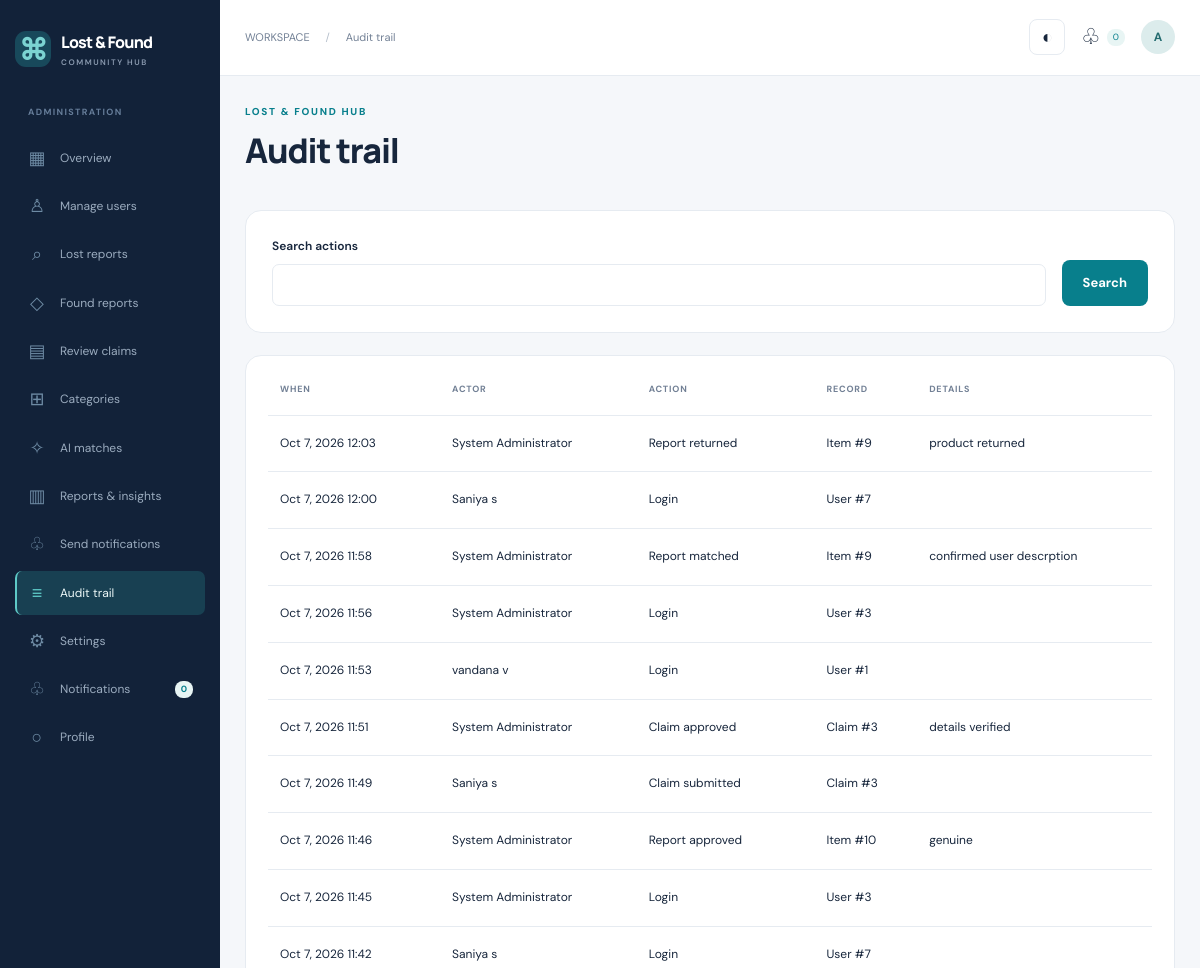
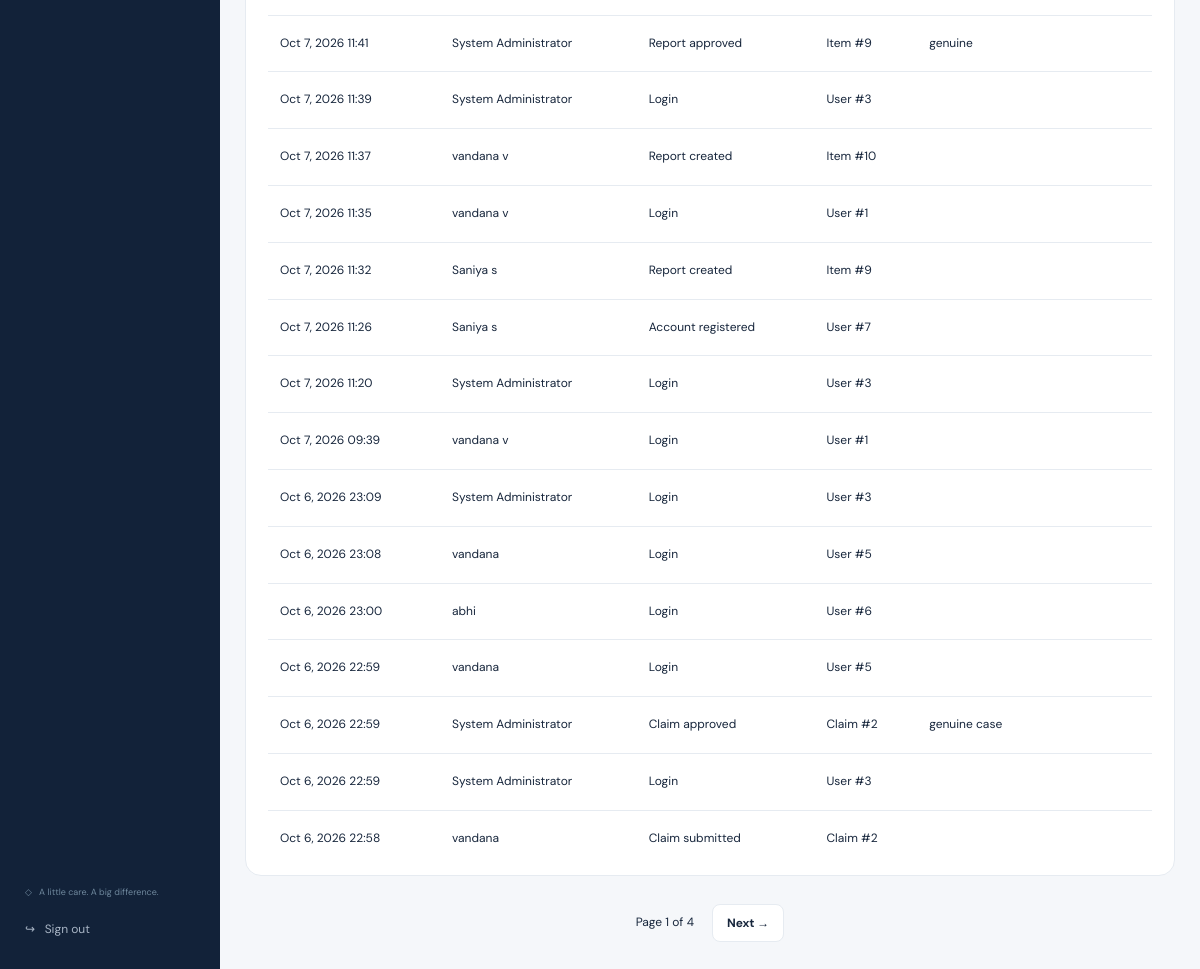
The app's page /portal/audit/ (signed in) with its own data (2 pictures, top to bottom).
### accounts/models.py (models this page shows, shortened)
class User(AbstractUser):
    email = models.EmailField(unique=True)
    full_name = models.CharField(max_length=150)
    phone = models.CharField(
        max_length=20,
        validators=[
            RegexValidator(r"^\+?[0-9 ()-]{7,20}$", "Enter a valid phone number.")
        ],
    )
    avatar = models.ImageField(upload_to=upload_path, blank=True)
    def __str__(self):
        return self.full_name or self.username

### core/models.py (models this page shows)
class AuditLog(models.Model):
    user = models.ForeignKey(
        settings.AUTH_USER_MODEL, null=True, on_delete=models.SET_NULL
    )
    action = models.CharField(max_length=100)
    entity_type = models.CharField(max_length=50)
    entity_id = models.CharField(max_length=64, blank=True)
    description = models.TextField(blank=True)
    ip_address = models.GenericIPAddressField(null=True, blank=True)
    timestamp = models.DateTimeField(auto_now_add=True)
    class Meta:
        ordering = ["-timestamp"]

### dashboard/views.py (the view)
# urls.py: path("portal/audit/", dashboard.audit_logs, name="audit_logs"),
@staff_required
def audit_logs(request):
    qs = AuditLog.objects.select_related("user")
    if request.GET.get("q"):
        qs = qs.filter(
            Q(action__icontains=request.GET["q"][:200])
            | Q(description__icontains=request.GET["q"][:200])
        )
    return render(
        request,
        "admin_panel/audit.html",
        {
            "title": "Audit trail",
            "page_obj": Paginator(qs, 25).get_page(request.GET.get("page")),
        },
    )

### core/services.py (called while the page is built)
def staff_required(view):
    @login_required
    @wraps(view)
    def wrapped(request, *args, **kwargs):
        if not request.user.is_active or not request.user.is_staff:
            raise PermissionDenied
        return view(request, *args, **kwargs)
    return wrapped

### core/templatetags/hub.py (called while the page is built)
@register.simple_tag(takes_context=True)
def querystring(context, **kwargs):
    params = context["request"].GET.copy()
    params.update(kwargs)
    return params.urlencode()

### notifications/context_processors.py (called while the page is built)
def inbox(request):
    if not request.user.is_authenticated:
        return {}
    notes = request.user.notifications.filter(is_read=False)
    return {"unread_count": notes.count(), "inbox_preview": notes[:4]}

### templates/admin_panel/audit.html
{% extends 'base.html' %}{% block content %}{% include 'components/heading.html' %}<form class="panel inline-form"><label>Search actions<input name="q" value="{{ request.GET.q }}"></label><button class="button">Search</button></form><div class="panel table-wrap"><table><thead><tr><th>When</th><th>Actor</th><th>Action</th><th>Record</th><th>Details</th></tr></thead><tbody>{% for event in page_obj %}<tr><td>{{ event.timestamp|date:'M j, Y H:i' }}</td><td>{{ event.user|default:'System' }}</td><td>{{ event.action }}</td><td>{{ event.entity_type }} #{{ event.entity_id }}</td><td>{{ event.description }}</td></tr>{% empty %}<tr><td colspan="5">No audit entries.</td></tr>{% endfor %}</tbody></table></div>{% include 'components/pagination.html' %}{% endblock %}

### templates/base.html (shortened to what this page needs)
{% load static %}<!doctype html>
<html lang="en"><head><meta charset="utf-8"><meta name="viewport" content="width=device-width,initial-scale=1">
<link rel="stylesheet" href="{% static 'css/main.css' %}"><script src="{% static 'js/main.js' %}" defer></script></head>
<body><a class="skip" href="#main">Skip to content</a>
{% if user.is_authenticated %}
<aside class="sidebar" id="sidebar"><a class="brand" href="{% url 'dashboard' %}"><span class="brand-mark">⌘</span><span>Lost & Found<span class="brand-sub">COMMUNITY HUB</span></span></a>
<button class="drawer-close" aria-label="Close navigation">×</button><div class="workspace-label">{% if user.is_staff %}ADMINISTRATION{% else %}YOUR WORKSPACE{% endif %}</div>
<nav aria-label="Workspace">
{% if user.is_staff %}
<a href="{% url 'admin_dashboard' %}"><span>▦</span> Overview</a><a href="{% url 'admin_users' %}"><span>♙</span> Manage users</a>
<a href="{% url 'admin_items' %}?type=LOST"><span>⌕</span> Lost reports</a><a href="{% url 'admin_items' %}?type=FOUND"><span>◇</span> Found reports</a>
<a href="{% url 'admin_claims' %}"><span>▤</span> Review claims</a><a href="{% url 'admin_categories' %}"><span>⊞</span> Categories</a>
<a href="{% url 'image_search' %}"><span>✧</span> AI matches</a><a href="{% url 'reports' %}"><span>▥</span> Reports & insights</a>
<a href="{% url 'admin_notifications' %}"><span>♧</span> Send notifications</a><a href="{% url 'audit_logs' %}"><span>≡</span> Audit trail</a>
<a href="{% url 'system_settings' %}"><span>⚙</span> Settings</a>
{% endif %}
<a href="{% url 'notifications' %}"><span>♧</span> Notifications <b class="count">{{ unread_count }}</b></a><a href="{% url 'profile' %}"><span>○</span> Profile</a>
</nav><div class="sidebar-bottom"><div class="safe-label">◇ &nbsp; A little care. A big difference.</div><form method="post" action="{% url 'logout' %}">{% csrf_token %}<button class="logout">↪ &nbsp; Sign out</button></form></div></aside>
<div class="app-shell"><header class="topbar"><span class="breadcrumb">WORKSPACE <span>/</span> {{ title }}</span><div class="top-actions"><button class="theme-toggle icon-button" aria-label="Switch color theme">◐</button>
<details class="inbox-menu"><summary aria-label="Open notifications">♧ <span class="count unread-count">{{ unread_count }}</span></summary></details>
<a class="avatar" href="{% url 'profile' %}" aria-label="Your profile">{{ user.username|slice:":1"|upper }}</a></div></header>
{% endif %}
<main id="main" class="{% if user.is_authenticated %}main-content{% else %}public-main{% endif %}">{% block content %}{% endblock %}</main>
{% if user.is_authenticated %}</div>{% else %}<footer><a class="brand" href="{% url 'home' %}">⌘ &nbsp; Lost & Found Hub</a><p>Bringing belongings back. Bringing people together.</p><a href="{% url 'privacy' %}">Terms & privacy</a><span>LOST & FOUND ITEM MANAGEMENT SYSTEM</span></footer>{% endif %}
{% block scripts %}{% endblock %}</body></html>

### records on screen
User: username "A"
AuditLog: timestamp "Oct 7, 2026 12:03", user "System Administrator", action "Report returned", entity_type "Item", entity_id "9", description "product returned"
AuditLog: timestamp "Oct 7, 2026 12:00", user "Saniya s", action "Login", entity_type "User", entity_id "7"
AuditLog: timestamp "Oct 7, 2026 11:58", user "System Administrator", action "Report matched", entity_type "Item", entity_id "9", description "confirmed user descrption"
AuditLog: timestamp "Oct 7, 2026 11:56", user "System Administrator", action "Login", entity_type "User", entity_id "3"
AuditLog: timestamp "Oct 7, 2026 11:53", user "vandana v", action "Login", entity_type "User", entity_id "1"
AuditLog: timestamp "Oct 7, 2026 11:51", user "System Administrator", action "Claim approved", entity_type "Claim", entity_id "3", description "details verified"
AuditLog: timestamp "Oct 7, 2026 11:49", user "Saniya s", action "Claim submitted", entity_type "Claim", entity_id "3"
AuditLog: timestamp "Oct 7, 2026 11:46", user "System Administrator", action "Report approved", entity_type "Item", entity_id "10", description "genuine"
AuditLog: timestamp "Oct 7, 2026 11:45", user "System Administrator", action "Login", entity_type "User", entity_id "3"
AuditLog: timestamp "Oct 7, 2026 11:42", user "Saniya s", action "Login", entity_type "User", entity_id "7"
AuditLog: timestamp "Oct 7, 2026 11:41", user "System Administrator", action "Report approved", entity_type "Item", entity_id "9", description "genuine"
AuditLog: timestamp "Oct 7, 2026 11:39", user "System Administrator", action "Login", entity_type "User", entity_id "3"
AuditLog: timestamp "Oct 7, 2026 11:37", user "vandana v", action "Report created", entity_type "Item", entity_id "10"
AuditLog: timestamp "Oct 7, 2026 11:35", user "vandana v", action "Login", entity_type "User", entity_id "1"
AuditLog: timestamp "Oct 7, 2026 11:32", user "Saniya s", action "Report created", entity_type "Item", entity_id "9"
AuditLog: timestamp "Oct 7, 2026 11:26", user "Saniya s", action "Account registered", entity_type "User", entity_id "7"
AuditLog: timestamp "Oct 7, 2026 11:20", user "System Administrator", action "Login", entity_type "User", entity_id "3"
AuditLog: timestamp "Oct 7, 2026 09:39", user "vandana v", action "Login", entity_type "User", entity_id "1"
AuditLog: timestamp "Oct 6, 2026 23:09", user "System Administrator", action "Login", entity_type "User", entity_id "3"
AuditLog: timestamp "Oct 6, 2026 23:08", user "vandana", action "Login", entity_type "User", entity_id "5"
AuditLog: timestamp "Oct 6, 2026 23:00", user "abhi", action "Login", entity_type "User", entity_id "6"
AuditLog: timestamp "Oct 6, 2026 22:59", user "vandana", action "Login", entity_type "User", entity_id "5"
AuditLog: timestamp "Oct 6, 2026 22:59", user "System Administrator", action "Claim approved", entity_type "Claim", entity_id "2", description "genuine case"
AuditLog: timestamp "Oct 6, 2026 22:59", user "System Administrator", action "Login", entity_type "User", entity_id "3"
AuditLog: timestamp "Oct 6, 2026 22:58", user "vandana", action "Claim submitted", entity_type "Claim", entity_id "2"

### other values on screen
{{ unread_count }} "0"
{{ title }} "Audit trail"
{{ page_obj.number }} "1"
{{ page_obj.paginator.num_pages }} "4"
